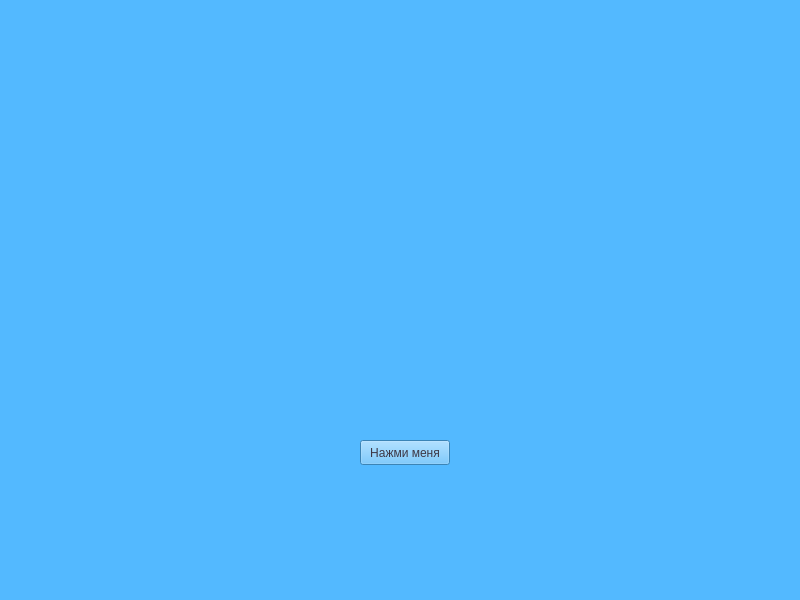
<?xml version="1.0" encoding="UTF-8"?>
<ui version="4.0">
 <class>MyMainWindow</class>
 <widget class="QMainWindow" name="MyMainWindow">
  <property name="geometry">
   <rect>
    <x>0</x>
    <y>0</y>
    <width>800</width>
    <height>600</height>
   </rect>
  </property>
  <property name="mouseTracking">
   <bool>true</bool>
  </property>
  <property name="windowTitle">
   <string>MainWindow</string>
  </property>
  <property name="autoFillBackground">
   <bool>false</bool>
  </property>
  <property name="styleSheet">
   <string notr="true">background-color: rgb(83, 185, 255);</string>
  </property>
  <widget class="QWidget" name="centralwidget">
   <property name="mouseTracking">
    <bool>true</bool>
   </property>
   <widget class="QPushButton" name="pushButton">
    <property name="geometry">
     <rect>
      <x>360</x>
      <y>440</y>
      <width>90</width>
      <height>25</height>
     </rect>
    </property>
    <property name="cursor">
     <cursorShape>CrossCursor</cursorShape>
    </property>
    <property name="mouseTracking">
     <bool>true</bool>
    </property>
    <property name="focusPolicy">
     <enum>Qt::ClickFocus</enum>
    </property>
    <property name="styleSheet">
     <string notr="true">color: rgb(61, 56, 70);</string>
    </property>
    <property name="text">
     <string>Нажми меня</string>
    </property>
   </widget>
  </widget>
  <widget class="QStatusBar" name="statusbar"/>
  <widget class="QMenuBar" name="menuBar">
   <property name="geometry">
    <rect>
     <x>0</x>
     <y>0</y>
     <width>800</width>
     <height>23</height>
    </rect>
   </property>
  </widget>
 </widget>
 <resources/>
 <connections/>
</ui>
